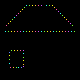

The image is a tile-based game level rendered from a .tmx file. Its description and complete source (layers, tilesets, objects, tile grids) follow:
An orthogonal 5x5 tile map with 16x16 px tiles, 5 tile layers (Back, Buildings, Front, Paths, ...) and 1 object (TileData).

<map version="1.10" tiledversion="1.10.2" orientation="orthogonal" renderorder="right-down" compressionlevel="0" width="5" height="5" tilewidth="16" tileheight="16" infinite="0" nextlayerid="11" nextobjectid="11">
 <tileset firstgid="1" name="MadDogWinterLights" tilewidth="16" tileheight="16" tilecount="100" columns="20">
  <image source="MadDogWinterLights.png" width="320" height="80" />
  <tile id="0">
   <animation>
    <frame tileid="0" duration="450" />
    <frame tileid="5" duration="450" />
    <frame tileid="10" duration="450" />
    <frame tileid="15" duration="450" />
   </animation>
  </tile>
  <tile id="1">
   <animation>
    <frame tileid="1" duration="450" />
    <frame tileid="6" duration="450" />
    <frame tileid="11" duration="450" />
    <frame tileid="16" duration="450" />
   </animation>
  </tile>
  <tile id="2">
   <animation>
    <frame tileid="2" duration="450" />
    <frame tileid="7" duration="450" />
    <frame tileid="12" duration="450" />
    <frame tileid="17" duration="450" />
   </animation>
  </tile>
  <tile id="3">
   <animation>
    <frame tileid="3" duration="450" />
    <frame tileid="8" duration="450" />
    <frame tileid="13" duration="450" />
    <frame tileid="18" duration="450" />
   </animation>
  </tile>
  <tile id="4">
   <animation>
    <frame tileid="4" duration="450" />
    <frame tileid="9" duration="450" />
    <frame tileid="14" duration="450" />
    <frame tileid="19" duration="450" />
   </animation>
  </tile>
  <tile id="20">
   <animation>
    <frame tileid="20" duration="450" />
    <frame tileid="25" duration="450" />
    <frame tileid="30" duration="450" />
    <frame tileid="35" duration="450" />
   </animation>
  </tile>
  <tile id="21">
   <animation>
    <frame tileid="21" duration="450" />
    <frame tileid="26" duration="450" />
    <frame tileid="31" duration="450" />
    <frame tileid="36" duration="450" />
   </animation>
  </tile>
  <tile id="22">
   <animation>
    <frame tileid="22" duration="450" />
    <frame tileid="27" duration="450" />
    <frame tileid="32" duration="450" />
    <frame tileid="37" duration="450" />
   </animation>
  </tile>
  <tile id="23">
   <animation>
    <frame tileid="23" duration="450" />
    <frame tileid="28" duration="450" />
    <frame tileid="33" duration="450" />
    <frame tileid="38" duration="450" />
   </animation>
  </tile>
  <tile id="24">
   <animation>
    <frame tileid="24" duration="450" />
    <frame tileid="29" duration="450" />
    <frame tileid="34" duration="450" />
    <frame tileid="39" duration="450" />
   </animation>
  </tile>
  <tile id="40">
   <animation>
    <frame tileid="40" duration="450" />
    <frame tileid="45" duration="450" />
    <frame tileid="50" duration="450" />
    <frame tileid="55" duration="450" />
   </animation>
  </tile>
  <tile id="41">
   <animation>
    <frame tileid="41" duration="450" />
    <frame tileid="46" duration="450" />
    <frame tileid="51" duration="450" />
    <frame tileid="56" duration="450" />
   </animation>
  </tile>
  <tile id="42">
   <animation>
    <frame tileid="42" duration="450" />
    <frame tileid="47" duration="450" />
    <frame tileid="52" duration="450" />
    <frame tileid="57" duration="450" />
   </animation>
  </tile>
  <tile id="43">
   <animation>
    <frame tileid="43" duration="450" />
    <frame tileid="48" duration="450" />
    <frame tileid="53" duration="450" />
    <frame tileid="58" duration="450" />
   </animation>
  </tile>
  <tile id="44">
   <animation>
    <frame tileid="44" duration="450" />
    <frame tileid="49" duration="450" />
    <frame tileid="54" duration="450" />
    <frame tileid="59" duration="450" />
   </animation>
  </tile>
  <tile id="60">
   <animation>
    <frame tileid="60" duration="450" />
    <frame tileid="62" duration="450" />
    <frame tileid="64" duration="450" />
    <frame tileid="66" duration="450" />
   </animation>
  </tile>
  <tile id="61">
   <animation>
    <frame tileid="61" duration="450" />
    <frame tileid="63" duration="450" />
    <frame tileid="65" duration="450" />
    <frame tileid="67" duration="450" />
   </animation>
  </tile>
  <tile id="80">
   <animation>
    <frame tileid="80" duration="450" />
    <frame tileid="82" duration="450" />
    <frame tileid="84" duration="450" />
    <frame tileid="86" duration="450" />
   </animation>
  </tile>
  <tile id="81">
   <animation>
    <frame tileid="81" duration="450" />
    <frame tileid="83" duration="450" />
    <frame tileid="85" duration="450" />
    <frame tileid="87" duration="450" />
   </animation>
  </tile>
 </tileset>
 <layer id="1" name="Back" width="5" height="5">
  <data encoding="csv">
0,0,0,0,0,
0,0,0,0,0,
0,0,0,0,0,
0,0,0,0,0,
0,0,0,0,0
</data>
 </layer>
 <layer id="2" name="Buildings" width="5" height="5">
  <data encoding="csv">
0,0,0,0,0,
0,0,0,0,0,
0,0,0,0,0,
0,0,0,0,0,
0,0,0,0,0
</data>
 </layer>
 <layer id="3" name="Front" width="5" height="5">
  <data encoding="csv">
0,0,0,0,0,
0,0,0,0,0,
0,0,0,0,0,
0,0,0,0,0,
0,0,0,0,0
</data>
 </layer>
 <layer id="4" name="Paths" width="5" height="5">
  <data encoding="csv">
0,0,0,0,0,
0,0,0,0,0,
0,0,0,0,0,
0,0,0,0,0,
0,0,0,0,0
</data>
 </layer>
 <layer id="5" name="AlwaysFront" width="5" height="5">
  <properties>
   <property name="NPCWarp" value="1 20" />
  </properties>
  <data encoding="csv">
0,2,3,4,5,
21,22,23,24,25,
0,0,0,0,0,
61,62,0,0,0,
81,82,0,0,0
</data>
 </layer>
 <objectgroup id="6" name="Back" />
 <objectgroup id="7" name="Buildings">
  <object id="6" name="TileData" x="32" y="64" width="16" height="16">
   <properties>
    <property name="Action" value="message &quot;TSBearRHMailbox&quot;" />
   </properties>
  </object>
 </objectgroup>
 <objectgroup id="8" name="Front" />
 <objectgroup id="9" name="Paths" />
 <objectgroup id="10" name="AlwaysFront" />
</map>
